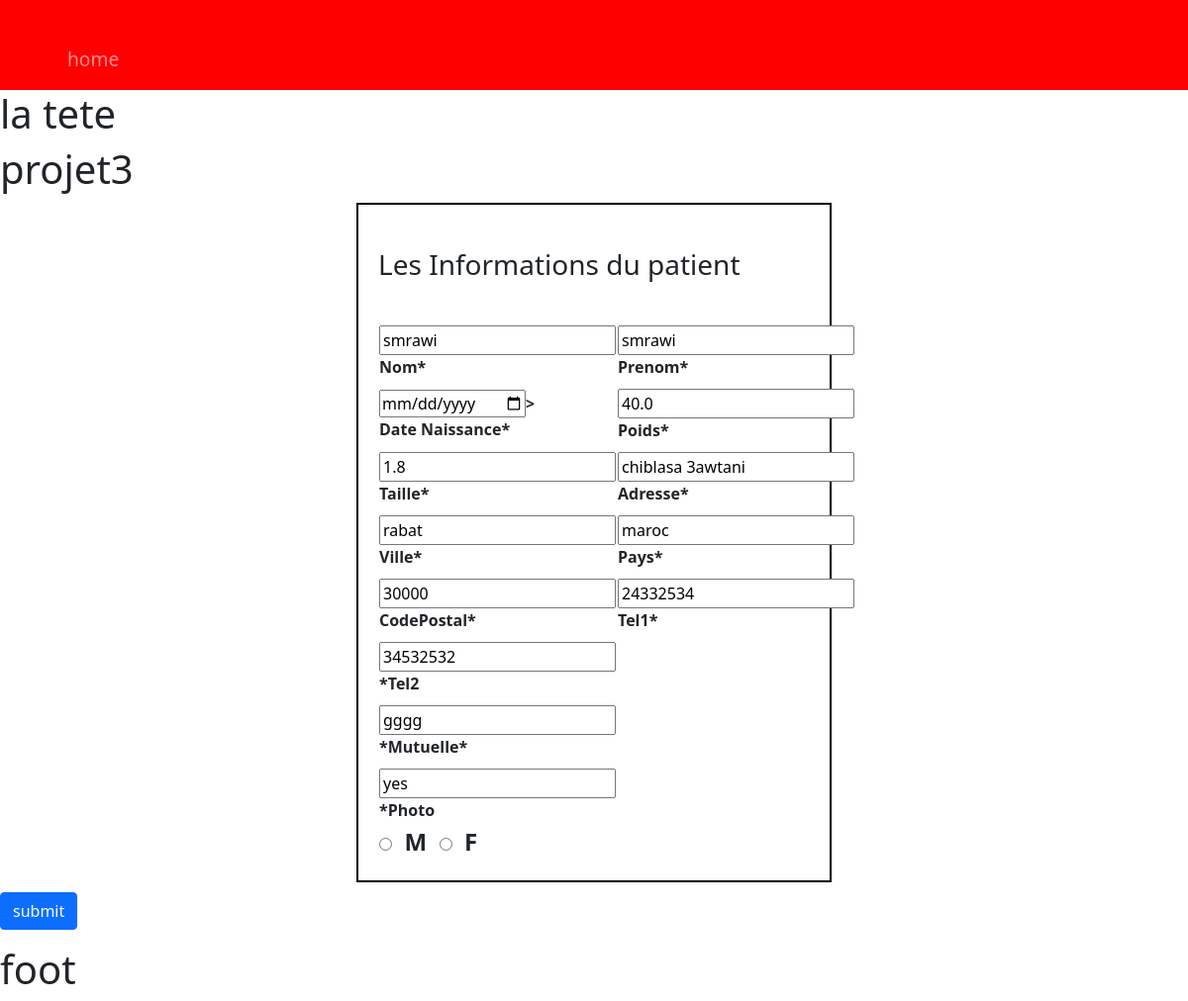
Page /update/3 on the committed database.
### cabinet_medical/models.py (models this page shows)
class Patient(models.Model):
    Nom = models.CharField(max_length = 100 , null=True)
    Prenom = models.CharField(max_length = 100 , null=True)
    DateNaissance = models.DateTimeField(null=True)
    Poids = models.FloatField(null=True)
    Taille = models.FloatField(null=True)
    Adresse = models.CharField(max_length = 200 , null=True)
    Ville = models.CharField(max_length = 100 , null=True)
    Pays = models.CharField(max_length = 100 , null=True)
    CodePostal = models.CharField(max_length = 100 , null=True)
    Tel1 = models.CharField(max_length = 50 , null=True)
    Tel2 = models.CharField(max_length = 50 , null=True)
    Mutuelle = models.CharField(max_length = 100 , null=True)
    Photo = models.CharField(max_length = 200 , null=True)
    DateCreation = models.DateTimeField(auto_now_add=True , null=True)
    DateModification = models.DateTimeField(auto_now_add=True , null=True)

### cabinet_medical/views.py (the view)
# urls.py: path('update/<str:pk>', views.update , name="update"),
def update(request , pk):
    patinte = Patient.objects.get(id=pk)
    form = PatientForm(instance=patinte)
    if request.method == 'POST':
        form = PatientForm(request.POST , instance=patinte)
        if form.is_valid():
            form.save()
            return redirect('/')
    context = {'form' : form}
    return render (request , 'cabinetMedical/My_Rdv_Patient_form.html',context)

### cabinet_medical/forms.py
class PatientForm(ModelForm):
    class Meta:
        model = Patient
        fields = "__all__"

### cabinet_medical/templates/cabinetMedical/My_Rdv_Patient_form.html (shortened to what this page needs)
  {% extends 'cabinetMedical/main.html' %}
  {% block content %}
  <h1>projet3</h1>
     <form action="" method="POST">
          <div  style="border: 2px black solid; margin: 10px 30%; padding:20px 20px ;  ">
          <div class="form-group col-12 my-1 mt-sm-4 registration-header">
            <h3> Les Informations du patient </h3> <br>
          </div>
          <table class="tabl">
            <tr>
              <th>
                <div class="form-group col-12 col-md-6 has-float-label mt-2 has-feedback has-feedback-left ">
                  {{form.Nom}}
                  <label style="display: block;">Nom*</label>
                </div>
              </th>
              <th>
                <div class="form-group col-12 col-md-6 has-float-label mt-2 has-feedback has-feedback-left">
                  {{form.Prenom}}   <label style="display: block;">Prenom*</label>
                </div>
              </th>
            </tr>
            <tr>
              <th>
                <div class="form-group col-12 col-md-6 has-float-label mt-2 has-feedback has-feedback-left">
                 <input type="date" {{form.DateNaissance}}>    <label style="display: block;">Date Naissance*</label>
                </div>
              </th>
              <th>
                <div class="form-group col-12 col-md-6 has-float-label mt-2 has-feedback has-feedback-left">
                  {{form.Poids}} <label style="display: block;">Poids*</label>
                </div>
              </th>
            </tr>
            <tr>
              <th>
                <div class="form-group col-12 col-md-6 has-float-label mt-2 has-feedback has-feedback-left">
                  {{form.Taille}} <label style="display: block;"></label>Taille*</label>
                </div>
              </th>
              <th>
                <div class="form-group col-12 col-md-6 has-float-label mt-2 has-feedback has-feedback-left">
                  {{form.Adresse}} <label style="display: block;"></label> Adresse*</label>
                </div>
              </th>
            </tr>
            <tr>
              <th>
                <div class="form-group col-12 col-md-6 has-float-label mt-2 has-feedback has-feedback-left">
                  {{form.Ville}} <label style="display: block;">Ville*</label>
                </div>
              </th>
              <th>
                <div class="form-group col-12 col-md-6 has-float-label mt-2 has-feedback has-feedback-left">
                  {{form.Pays}} <label style="display: block;">Pays*</label>
                </div>
              </th>
            </tr>
            <tr>
              <th>
                <div class="form-group col-12 col-md-6 has-float-label mt-2 has-feedback has-feedback-left">
                  {{form.CodePostal}}<label >CodePostal*</label>
                </div>
              </th>
              <th>
                <div class="form-group col-12 col-md-6 has-float-label mt-2 has-feedback has-feedback-left">
                  {{form.Tel1}} <label >Tel1*</label>
                </div>
              </th>
            </tr>
            <tr>
              <th>
                <div class="form-group col-12 col-md-6 has-float-label mt-2 has-feedback has-feedback-left">
                  {{form.Tel2}} *<label>Tel2 </label>
                </div>
              </th>
            </tr>
            <tr>
              <th>
                <div class="form-group col-12 col-md-6 has-float-label mt-2 has-feedback has-feedback-left">
                  {{form.Mutuelle}} *<label>Mutuelle* </label>
                </div>
              </th>
            </tr>
            <tr>
              <th>
                <div class="form-group col-12 col-md-6 has-float-label mt-2 has-feedback has-feedback-left">
                  {{form.Photo}} *<label>Photo </label>
                </div>
              </th>
            </tr>
             <tr>
              <th>
                <input type="radio" value="M" name="rd1">
            <label style="font-size:x-large ;">M</label>
            <input type="radio" value="F" name="rd1">
            <label style="font-size:x-large ;" >F</label><br>
              </th>
            </tr>
          </table>
    </div>
         <button type="submit" class="btn btn-primary mb-3">submit</button>
     </form>
{% endblock  %}

### cabinet_medical/templates/cabinetMedical/main.html (style rules this page uses)
.col-md-6 { flex: 0 0 auto; width: 80%; }
.tabl { margin: 0px auto; }

### rows in the picture
Patient: Nom "smrawi", Prenom "smrawi", Poids "40.0", Taille "1.8", Adresse "chiblasa 3awtani", Ville "rabat", Pays "maroc", CodePostal "30000", Tel1 "24332534", Tel2 "34532532", Mutuelle "gggg", Photo "yes"
